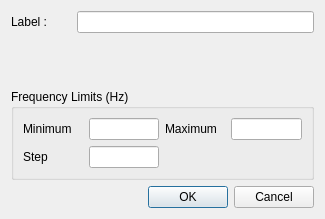
<?xml version="1.0" encoding="UTF-8"?>
<ui version="4.0">
 <class>FrequencyWindow</class>
 <widget class="QWidget" name="FrequencyWindow">
  <property name="geometry">
   <rect>
    <x>0</x>
    <y>0</y>
    <width>325</width>
    <height>219</height>
   </rect>
  </property>
  <property name="minimumSize">
   <size>
    <width>325</width>
    <height>219</height>
   </size>
  </property>
  <property name="windowTitle">
   <string>Frequency Band</string>
  </property>
  <layout class="QVBoxLayout" name="verticalLayout">
   <item>
    <layout class="QHBoxLayout" name="horizontalLayout">
     <item>
      <widget class="QLabel" name="LabelName">
       <property name="minimumSize">
        <size>
         <width>60</width>
         <height>0</height>
        </size>
       </property>
       <property name="text">
        <string>Label :</string>
       </property>
      </widget>
     </item>
     <item>
      <widget class="QLineEdit" name="NameLineEdit"/>
     </item>
    </layout>
   </item>
   <item>
    <spacer name="verticalSpacer">
     <property name="orientation">
      <enum>Qt::Vertical</enum>
     </property>
     <property name="sizeHint" stdset="0">
      <size>
       <width>20</width>
       <height>40</height>
      </size>
     </property>
    </spacer>
   </item>
   <item>
    <widget class="QGroupBox" name="groupBox">
     <property name="title">
      <string>Frequency Limits (Hz)</string>
     </property>
     <layout class="QGridLayout" name="gridLayout">
      <item row="0" column="0">
       <layout class="QHBoxLayout" name="horizontalLayout_2">
        <item>
         <widget class="QLabel" name="LabelMin">
          <property name="minimumSize">
           <size>
            <width>60</width>
            <height>0</height>
           </size>
          </property>
          <property name="text">
           <string>Minimum</string>
          </property>
         </widget>
        </item>
        <item>
         <widget class="QLineEdit" name="MinimumFrequencyLineEdit"/>
        </item>
       </layout>
      </item>
      <item row="0" column="1">
       <layout class="QHBoxLayout" name="horizontalLayout_4">
        <item>
         <widget class="QLabel" name="LabelMax">
          <property name="minimumSize">
           <size>
            <width>60</width>
            <height>0</height>
           </size>
          </property>
          <property name="text">
           <string>Maximum</string>
          </property>
         </widget>
        </item>
        <item>
         <widget class="QLineEdit" name="MaximumFrequencyLineEdit"/>
        </item>
       </layout>
      </item>
      <item row="1" column="0">
       <layout class="QHBoxLayout" name="horizontalLayout_3">
        <item>
         <widget class="QLabel" name="LabelStep">
          <property name="minimumSize">
           <size>
            <width>60</width>
            <height>0</height>
           </size>
          </property>
          <property name="text">
           <string>Step</string>
          </property>
         </widget>
        </item>
        <item>
         <widget class="QLineEdit" name="StepFrequencyLineEdit"/>
        </item>
       </layout>
      </item>
     </layout>
    </widget>
   </item>
   <item>
    <widget class="QDialogButtonBox" name="OkCancelButtonBox">
     <property name="standardButtons">
      <set>QDialogButtonBox::Cancel|QDialogButtonBox::Ok</set>
     </property>
    </widget>
   </item>
  </layout>
 </widget>
 <resources/>
 <connections/>
</ui>
